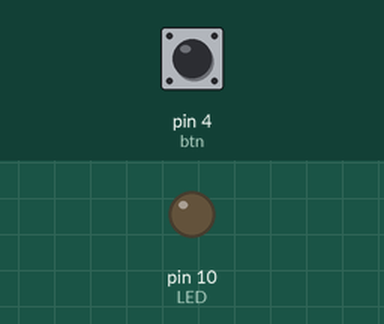
A sketch run on a simulated Arduino Uno, built with avr-gcc and run on an emulated ATmega328P. Parts: output pins drawn as LEDs (lit = HIGH). Dashed ring = blinking. The inputs (shaded band) are chosen by the test bench; at power-on: pin 4 (btn) LOW.

Above: at 1.2 s.
1.3 s: pin 4 (btn) pulled HIGH for 1 s
At 2.4 s:
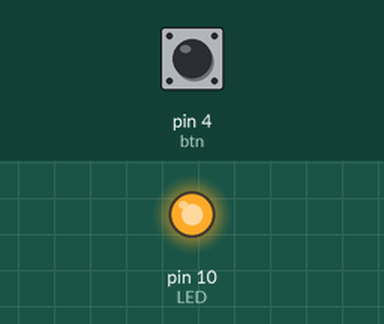
3.8 s: pin 4 (btn) pulled HIGH for 0.15 s
At 4.8 s:
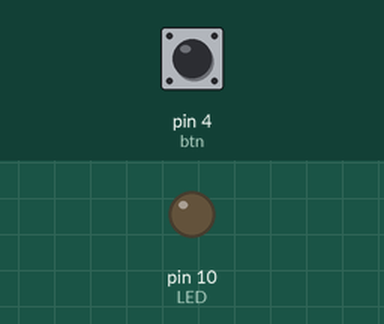
5.4 s: pin 4 (btn) pulled HIGH for 3.2 s
At 5.5 s:
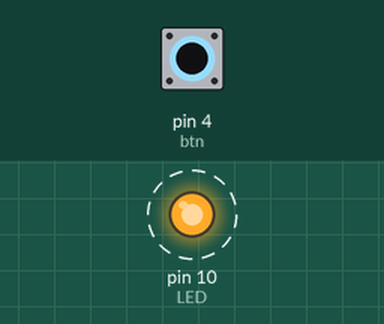
Timing chart, 0 to 9.9 s (numbered marks = the images above; inputs shaded):
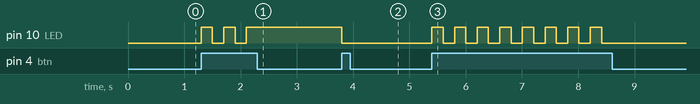

Measured:
- after the input at 1.3 s, pin 10 (LED): alternates HIGH for 0.20 s and LOW for 0.20 s, 5 changes in all, then stays HIGH, starting at once
- after the input at 3.8 s, pin 10 (LED): HIGH → LOW at once
- after the input at 5.4 s, pin 10 (LED): alternates HIGH for 0.20 s and LOW for 0.20 s, 16 changes in all, then stays LOW, starting at once

The sketch:

error_button.ino
```cpp
#define LED 10
#define btn 4

int btn_state = 0;
int flag = 0;

long lastDebounceTime = 0; // the last time the output pin was toggled
long debounceDelay = 200; // the debounce time

void setup()
{
   pinMode(LED, OUTPUT);
   pinMode(btn, INPUT);
   digitalWrite(LED, LOW);
}

void loop()
{
  //error byn code starts
   btn_state = digitalRead(btn);
   //Filters out the noise by setting a time buffer

   if ( (millis() - lastDebounceTime) > debounceDelay)
   {
     if(btn_state == HIGH)
     {
       if(flag == 0)
       {
          digitalWrite(LED, HIGH);
          flag = 1;
          lastDebounceTime = millis(); //Sets current time
        }
       else if(flag == 1)
       {
         digitalWrite(LED, LOW);
         flag = 0;
         lastDebounceTime = millis(); //Sets current time
        }
      }
   }
}
```
